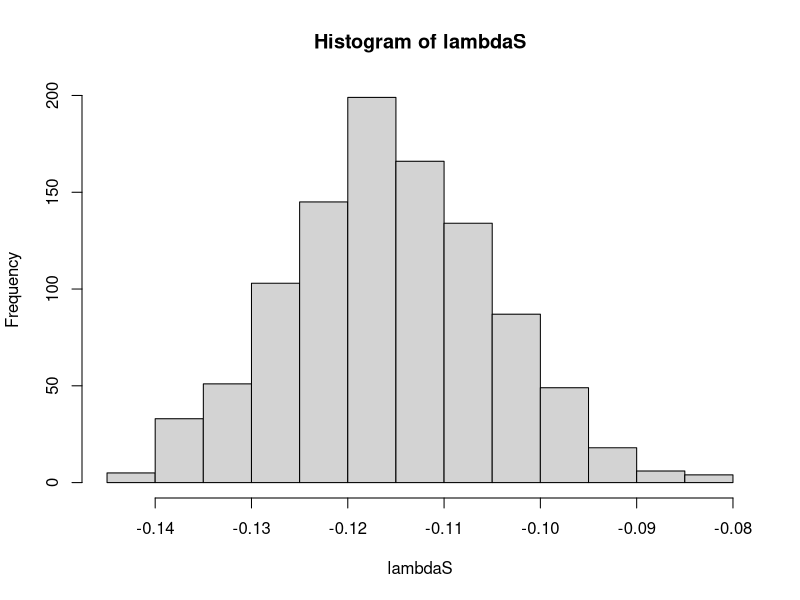

Recreate this plot in R.
###############################################################
#                                                             #
#       Part 1: Simulating rockpool hydroperiod               #
#                                                             #
###############################################################


# First set up the different environments in a matrix
# so that the sensitivity analyses are based on exactly the same 
# sequences of inundations.


ave.hp <- 5           # Median length of the hydroperiod (vary between 5 and 12)
replicates <- 1000    # Number of replicates
ts.length <- 1100     # Set desired length of time series

# Set up hydorperiod matrix by drawing hydroperiod from a log-normal distribution.
env.mat <- matrix(NA,ncol=ts.length,nrow=replicates)
for (i in 1:replicates){
env.mat[i,] <- (rlnorm(ts.length,meanlog=log(ave.hp)))
}


###############################################################
#                                                             #
#       Part 2: Running the matrix population model           #
#                                                             #
###############################################################

# First enter all the free life-history parameters

# To run the sensitivity analysis, sequentially adjust these parameters WITHOUT
# simulating a new set of hydrological regimes. This ensures that the sensitivity 
# analysis is based on EXACTLY the same hydroperiods.

Es0 <- 0.88125        # survival of freshly produced eggs
Eh0 <- 0.47           # proportion of freshly produced eggs that hatch
Es1 <- 0.83225        # survival of eggs in the egg bank
Eh1 <- 0.09           # proportion of dormant eggs that hatch
As <- 0.74            # Survival rate of adults in the active population
Rep <-  13            # Reproduction rate (fecundity): number of eggs per pair
maturation.age <- 6   # This is the age, in days, at which individuals produce first offspring


# Set the starting nmber of individuals in each life-stage of the population
# ----------------------------------------
N0 <- 0               # Starting number of generation 1 eggs (Freshly hatched eggs)
N1 <- 25000           # Starting number of generation >2 eggs (egg bank)
N2 <- 0               # Starting number of adults



# Matrix population model
# ------------------------------------
# This is the matrix that describes population growth in instances where
# the hydorperiod is shorter than the maturation age. It assumes that eggs hatch as they always do
# (i.e. no hatching cues other than rain), but that hatchlings do not have enough
# time to reach maturity an reproduce successfullly.

mat.dry <- matrix(c(0, 0, 0,
		              Es0*(1-Eh0),Es1*(1-Eh1),0,
		              Es0*Eh0,Es1*Eh1,0), nrow=3,byrow=TRUE)


# The next command creates a blank temporary matrix with the three life stages
# (e.g. Newly hatched eggs, egg bank and adult) as columns and the numbers of
# inundations as rows.
temp.nr <- matrix(c(rep(NA, ts.length*3)),nrow=ts.length,ncol=3)
temp.nr[1,1:3] <- c(N0,N1,N2)	# Adds starting values for population vector

# This is a blank vector, which will be used to place the growth rates (lambdaS)
# for each of the replicates
lambdaS <- rep(NA,replicates)
# This is a blank vector, which will be used to place the variation in population changes
# for each of the replicates
Var <- rep(NA,replicates)

# This is the loop which runs the models for the number of replicates
for (k in 1:replicates) {
  environment <- env.mat[k,]
    for (i in 1:(ts.length-1)) {
      # If the length of the inundation is longer than the matruation age, then reproduction is successful
      if(environment[i] >= maturation.age){
        Rain <- environment[i]
        # This is the matrix that represents population dynamics when the length of hydroperiod
        # exceeeds the time required to reach maturation and produce offspring
        mat.rain <- matrix(c(0, 0, ((Rep*(sum(As^(1:Rain)))) - (Rep*(sum(As^(1:maturation.age))))),
                          Es0*(1-Eh0),Es1*(1-Eh1),0,
		                      Es0*Eh0,Es1*Eh1,0),nrow=3,byrow=TRUE)
        temp.nr[i+1,1:3] <- mat.rain%*%temp.nr[i,1:3]
      } else { # If the length of the inundation is shorter than the matruation age, then reproduction is unsuccessful
        temp.nr[i+1,1:3] <- mat.dry%*%temp.nr[i,1:3]
      }
      }

    # This loop summarises the change in egg bank size over each successive time-step
    ratioN <- rep(NA,ts.length-1)
      for (i in 1:ts.length-1) {
        ratioN[i] <- log((temp.nr[i+1,2])/(temp.nr[i,2]))
      }
  
  # Population growth rate [log(lambda)]: See supplementary appendix 
  # Growth rates are only estimated after a burn-in period of 100 time-steps and then is the average of the rest of the time series.
  lambdaS[k] <- (sum(ratioN[100:ts.length-1])/length(ratioN[100:ts.length-1]))
  #  Variation in the changes in population between successive time-steps
  Var[k] <- var(ratioN)
}

# Summarise the population growth rates and variation in population by avergaing across all replicates
mean(lambdaS,na.rm=T)
hist(lambdaS)
mean(Var,na.rm=T)

# These values can be saved in a spreadsheet to calculate the sensitivities and extinction risk using basic arithmatic.
# See main manuscript and appendices for more details.